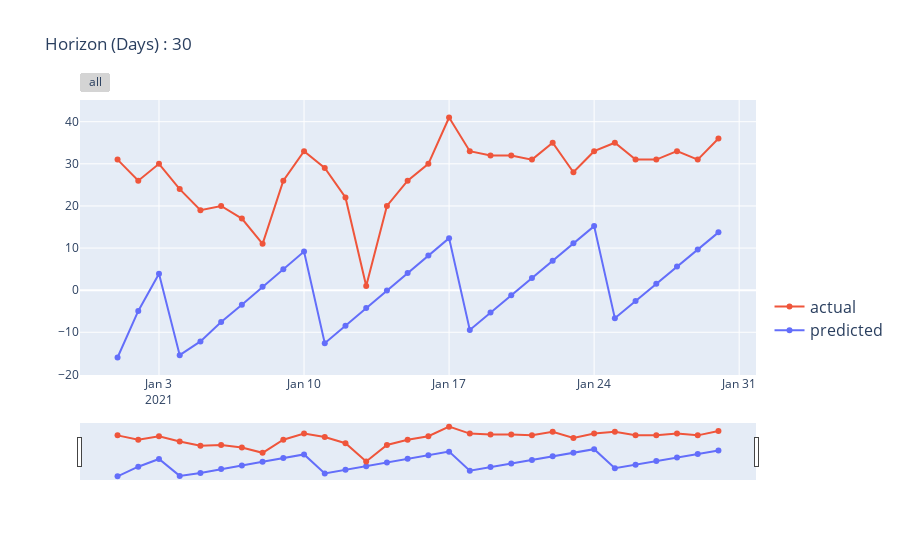

The notebook cell saved with this chart:
### Markdown cell above
#### Evaluation of Horizan is 1 Month

### Code cell
# Predicting AQI values for 30 days horizon
Horizan = 30

# Fitting XGBoost model and predicting AQI values for the given horizon
predicted = arima.predict(Horizan)

# Evaluating the prediction performance of the XGBoost model 
print(Evaluation_matrics(testing_sc[0:Horizan],predicted,train_series))

# Creating visualization of predicted and actual AQI values
fig = go.Figure()

# Adding a trace for predicted AQI values
fig.add_trace(  go.Scatter(
                            x=predicted.pd_series().index, # x axis values set to index of predicted series
                            y=predicted.pd_series().values, # y axis values set to values of predicted series
                            name='predicted'))

# Adding a trace for actual AQI values
fig.add_trace(  go.Scatter(
                            x=testing_sc[0:Horizan].pd_series().index, # x axis values set to index of actual series
                            y=testing_sc[0:Horizan].pd_series().values, # y axis values set to values of actual series
                            name='actual'))

# Updating the layout of the visualization
fig.update_traces(hoverinfo='text+name', mode='lines+markers') # Adding hover info to show text and name of each trace
fig.update_layout(legend=dict(y=0.1, traceorder='reversed', font_size=16)) # Updating the legend of the visualization
fig.update_layout(title="Horizon (Days) : "+ str(Horizan)) # Updating the title of the visualization

# Updating the x-axis of the visualization to have rangeslider and rangeselector
fig.update_xaxes(
                rangeslider_visible=True,
                rangeselector=dict(
                buttons=list([dict(step="all")])
                ))

# Showing the final visualization
fig.show()

### Figure 1 — Plotly figure (JSON) as saved in the notebook; plotly's stock layout.template omitted (floating-point values rounded to 4 significant figures)
{"data": [{"hoverinfo": "text+name", "mode": "lines+markers", "name": "predicted", "type": "scatter", "x": ["2021-01-01T00:00:00", "2021-01-02T00:00:00", "2021-01-03T00:00:00", "2021-01-04T00:00:00", "2021-01-05T00:00:00", "2021-01-06T00:00:00", "2021-01-07T00:00:00", "2021-01-08T00:00:00", "2021-01-09T00:00:00", "2021-01-10T00:00:00", "2021-01-11T00:00:00", "2021-01-12T00:00:00", "2021-01-13T00:00:00", "2021-01-14T00:00:00", "2021-01-15T00:00:00", "2021-01-16T00:00:00", "2021-01-17T00:00:00", "2021-01-18T00:00:00", "2021-01-19T00:00:00", "2021-01-20T00:00:00", "2021-01-21T00:00:00", "2021-01-22T00:00:00", "2021-01-23T00:00:00", "2021-01-24T00:00:00", "2021-01-25T00:00:00", "2021-01-26T00:00:00", "2021-01-27T00:00:00", "2021-01-28T00:00:00", "2021-01-29T00:00:00", "2021-01-30T00:00:00"], "y": [-15.99, -4.921, 3.91, -15.44, -12.16, -7.548, -3.486, 0.7888, 4.962, 9.165, -12.61, -8.422, -4.262, -0.09164, 4.063, 8.21, 12.35, -9.468, -5.333, -1.212, 2.902, 7.011, 11.11, 15.21, -6.646, -2.561, 1.518, 5.592, 9.661, 13.72]}, {"hoverinfo": "text+name", "mode": "lines+markers", "name": "actual", "type": "scatter", "x": ["2021-01-01T00:00:00", "2021-01-02T00:00:00", "2021-01-03T00:00:00", "2021-01-04T00:00:00", "2021-01-05T00:00:00", "2021-01-06T00:00:00", "2021-01-07T00:00:00", "2021-01-08T00:00:00", "2021-01-09T00:00:00", "2021-01-10T00:00:00", "2021-01-11T00:00:00", "2021-01-12T00:00:00", "2021-01-13T00:00:00", "2021-01-14T00:00:00", "2021-01-15T00:00:00", "2021-01-16T00:00:00", "2021-01-17T00:00:00", "2021-01-18T00:00:00", "2021-01-19T00:00:00", "2021-01-20T00:00:00", "2021-01-21T00:00:00", "2021-01-22T00:00:00", "2021-01-23T00:00:00", "2021-01-24T00:00:00", "2021-01-25T00:00:00", "2021-01-26T00:00:00", "2021-01-27T00:00:00", "2021-01-28T00:00:00", "2021-01-29T00:00:00", "2021-01-30T00:00:00"], "y": [31, 26, 30, 24, 19, 20, 17, 11, 26, 33, 29, 22, 1, 20, 26, 30, 41, 33, 32, 32, 31, 35, 28, 33, 35, 31, 31, 33, 31, 36]}], "layout": {"legend": {"font": {"size": 16}, "traceorder": "reversed", "y": 0.1}, "title": {"text": "Horizon (Days) : 30"}, "xaxis": {"rangeselector": {"buttons": [{"step": "all"}]}, "rangeslider": {"visible": true}}}}
